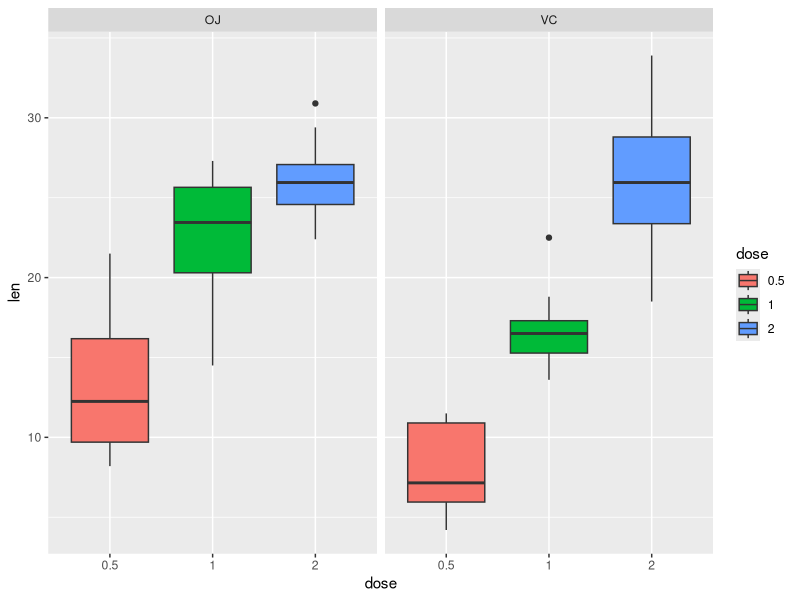

The R source for this figure:
## ---- chunk 1
library(datasets)
library(ggplot2)
data(ToothGrowth)
ToothGrowth$dose <- as.factor(ToothGrowth$dose)
ggplot(ToothGrowth, aes(dose, len)) + 
    geom_boxplot(aes(fill=dose), binwidth=4) +
    facet_grid(. ~ supp)
## ---- chunk 2
p.delivery.eq <- t.test(len ~ supp, ToothGrowth, var.equal=TRUE)[["p.value"]]
## ---- chunk 3
p.delivery.neq <- t.test(len ~ supp, ToothGrowth, var.equal=FALSE)[["p.value"]]
## ---- chunk 4
dose.data_0p5_1p0 <- ToothGrowth[ToothGrowth$dose %in% c("0.5", "1"),]
dose.data_0p5_2p0 <- ToothGrowth[ToothGrowth$dose %in% c("0.5", "2"),]
dose.data_1p0_2p0 <- ToothGrowth[ToothGrowth$dose %in% c("1", "2"),]
## ---- chunk 5
p.dose.neq_0p5_1p0 <- t.test(len ~ dose, dose.data_0p5_1p0, 
                            alternative="less", var.equal=FALSE)[["p.value"]]
p.dose.neq_0p5_2p0 <- t.test(len ~ dose, dose.data_0p5_2p0, 
                            alternative="less", var.equal=FALSE)[["p.value"]]
p.dose.neq_1p0_2p0 <- t.test(len ~ dose, dose.data_1p0_2p0, 
                            alternative="less", var.equal=FALSE)[["p.value"]]
